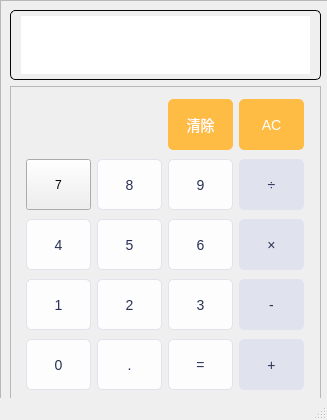
<?xml version="1.0" encoding="UTF-8"?>
<ui version="4.0">
 <class>calcutor</class>
 <widget class="QMainWindow" name="calcutor">
  <property name="geometry">
   <rect>
    <x>0</x>
    <y>0</y>
    <width>327</width>
    <height>420</height>
   </rect>
  </property>
  <property name="minimumSize">
   <size>
    <width>327</width>
    <height>420</height>
   </size>
  </property>
  <property name="maximumSize">
   <size>
    <width>327</width>
    <height>420</height>
   </size>
  </property>
  <property name="windowTitle">
   <string>计算器</string>
  </property>
  <widget class="QWidget" name="centralwidget">
   <widget class="QFrame" name="frame_2">
    <property name="geometry">
     <rect>
      <x>0</x>
      <y>0</y>
      <width>331</width>
      <height>418</height>
     </rect>
    </property>
    <property name="maximumSize">
     <size>
      <width>30000</width>
      <height>16777215</height>
     </size>
    </property>
    <property name="styleSheet">
     <string notr="true"/>
    </property>
    <property name="frameShape">
     <enum>QFrame::StyledPanel</enum>
    </property>
    <property name="frameShadow">
     <enum>QFrame::Raised</enum>
    </property>
    <layout class="QGridLayout" name="gridLayout_2">
     <item row="0" column="0">
      <widget class="QPlainTextEdit" name="plainTextEdit">
       <property name="maximumSize">
        <size>
         <width>16777215</width>
         <height>70</height>
        </size>
       </property>
       <property name="styleSheet">
        <string notr="true"> /* 设置按钮背景颜色 */
    color: rgb(40,49,85); /* 设置文字颜色 */
    border: 1px solid rgb(5,5,5); /* 设置按钮边框 */
    border-radius: 5px; /* 设置按钮圆角 */
    padding: 5px 10px; /* 设置按钮内边距 */
    font-size: 14px; /* 设置文字大小 */</string>
       </property>
      </widget>
     </item>
     <item row="1" column="0">
      <widget class="QFrame" name="frame">
       <property name="minimumSize">
        <size>
         <width>65</width>
         <height>51</height>
        </size>
       </property>
       <property name="styleSheet">
        <string notr="true"/>
       </property>
       <property name="frameShape">
        <enum>QFrame::StyledPanel</enum>
       </property>
       <property name="frameShadow">
        <enum>QFrame::Raised</enum>
       </property>
       <layout class="QGridLayout" name="gridLayout">
        <item row="0" column="0">
         <layout class="QHBoxLayout" name="horizontalLayout">
          <item>
           <widget class="QLabel" name="label">
            <property name="styleSheet">
             <string notr="true">border-image: url(:/mainwindow/image/welcome.jpg);</string>
            </property>
            <property name="text">
             <string/>
            </property>
           </widget>
          </item>
          <item>
           <widget class="QPushButton" name="pushButton_delete">
            <property name="minimumSize">
             <size>
              <width>65</width>
              <height>51</height>
             </size>
            </property>
            <property name="maximumSize">
             <size>
              <width>65</width>
              <height>51</height>
             </size>
            </property>
            <property name="styleSheet">
             <string notr="true">QPushButton {
    background-color: rgb(255,188,68); /* 设置按钮背景颜色 */
    color: white; /* 设置文字颜色 */
    border: 1px solid rgb(255,188,68); /* 设置按钮边框 */
    border-radius: 5px; /* 设置按钮圆角 */
    padding: 5px 10px; /* 设置按钮内边距 */
    font-size: 14px; /* 设置文字大小 */
    
	font: 700 9pt &quot;Microsoft YaHei UI&quot;;
}

QPushButton:hover {
    background-color: rgb(236,179,77); /* 鼠标悬停时的背景颜色 */
}

QPushButton:pressed {
    background-color: rgb(236,179,77); /* 鼠标按下时的背景颜色 */
}</string>
            </property>
            <property name="text">
             <string>清除</string>
            </property>
           </widget>
          </item>
          <item>
           <widget class="QPushButton" name="pushButton_clear">
            <property name="minimumSize">
             <size>
              <width>65</width>
              <height>51</height>
             </size>
            </property>
            <property name="maximumSize">
             <size>
              <width>65</width>
              <height>51</height>
             </size>
            </property>
            <property name="styleSheet">
             <string notr="true">
QPushButton {
    background-color: rgb(255,188,68); /* 设置按钮背景颜色 */
    color: white; /* 设置文字颜色 */
    border: 1px solid rgb(255,188,68); /* 设置按钮边框 */
    border-radius: 5px; /* 设置按钮圆角 */
    padding: 5px 10px; /* 设置按钮内边距 */
    font-size: 14px; /* 设置文字大小 */
    
	font: 700 9pt &quot;Microsoft YaHei UI&quot;;
}

QPushButton:hover {
    background-color: rgb(236,179,77); /* 鼠标悬停时的背景颜色 */
}

QPushButton:pressed {
    background-color: rgb(236,179,77); /* 鼠标按下时的背景颜色 */
}</string>
            </property>
            <property name="text">
             <string>AC</string>
            </property>
           </widget>
          </item>
         </layout>
        </item>
        <item row="1" column="0">
         <layout class="QHBoxLayout" name="horizontalLayout_2">
          <item>
           <widget class="QPushButton" name="pushButton_7">
            <property name="minimumSize">
             <size>
              <width>65</width>
              <height>51</height>
             </size>
            </property>
            <property name="maximumSize">
             <size>
              <width>65</width>
              <height>51</height>
             </size>
            </property>
            <property name="styleSheet">
             <string notr="true">fQPushButton {
    background-color: rgb(253,253,253); /* 设置按钮背景颜色 */
    color: rgb(40,49,85); /* 设置文字颜色 */
    border: 1px solid rgb(224,226,237); /* 设置按钮边框 */
    border-radius: 5px; /* 设置按钮圆角 */
    padding: 5px 10px; /* 设置按钮内边距 */
    font-size: 14px; /* 设置文字大小 */
    
	font: 700 9pt &quot;Microsoft YaHei UI&quot;;
}

QPushButton:hover {
    background-color: rgb(223,224,229); /* 鼠标悬停时的背景颜色 */
}

QPushButton:pressed {
    background-color: rgb(223,224,229); /* 鼠标按下时的背景颜色 */
}</string>
            </property>
            <property name="text">
             <string>7</string>
            </property>
           </widget>
          </item>
          <item>
           <widget class="QPushButton" name="pushButton_8">
            <property name="minimumSize">
             <size>
              <width>65</width>
              <height>51</height>
             </size>
            </property>
            <property name="maximumSize">
             <size>
              <width>65</width>
              <height>51</height>
             </size>
            </property>
            <property name="styleSheet">
             <string notr="true">QPushButton {
    background-color: rgb(253,253,253); /* 设置按钮背景颜色 */
    color: rgb(40,49,85); /* 设置文字颜色 */
    border: 1px solid rgb(224,226,237); /* 设置按钮边框 */
    border-radius: 5px; /* 设置按钮圆角 */
    padding: 5px 10px; /* 设置按钮内边距 */
    font-size: 14px; /* 设置文字大小 */
    
	font: 700 9pt &quot;Microsoft YaHei UI&quot;;
}

QPushButton:hover {
    background-color: rgb(223,224,229); /* 鼠标悬停时的背景颜色 */
}

QPushButton:pressed {
    background-color: rgb(223,224,229); /* 鼠标按下时的背景颜色 */
}</string>
            </property>
            <property name="text">
             <string>8</string>
            </property>
           </widget>
          </item>
          <item>
           <widget class="QPushButton" name="pushButton_9">
            <property name="minimumSize">
             <size>
              <width>65</width>
              <height>51</height>
             </size>
            </property>
            <property name="maximumSize">
             <size>
              <width>65</width>
              <height>51</height>
             </size>
            </property>
            <property name="styleSheet">
             <string notr="true">QPushButton {
    background-color: rgb(253,253,253); /* 设置按钮背景颜色 */
    color: rgb(40,49,85); /* 设置文字颜色 */
    border: 1px solid rgb(224,226,237); /* 设置按钮边框 */
    border-radius: 5px; /* 设置按钮圆角 */
    padding: 5px 10px; /* 设置按钮内边距 */
    font-size: 14px; /* 设置文字大小 */
    
	font: 700 9pt &quot;Microsoft YaHei UI&quot;;
}

QPushButton:hover {
    background-color: rgb(223,224,229); /* 鼠标悬停时的背景颜色 */
}

QPushButton:pressed {
    background-color: rgb(223,224,229); /* 鼠标按下时的背景颜色 */
}</string>
            </property>
            <property name="text">
             <string>9</string>
            </property>
           </widget>
          </item>
          <item>
           <widget class="QPushButton" name="pushButton_divide">
            <property name="minimumSize">
             <size>
              <width>65</width>
              <height>51</height>
             </size>
            </property>
            <property name="maximumSize">
             <size>
              <width>65</width>
              <height>51</height>
             </size>
            </property>
            <property name="styleSheet">
             <string notr="true">QPushButton {
    background-color: rgb(224,226,237); /* 设置按钮背景颜色 */
    color: rgb(40,49,85); /* 设置文字颜色 */
    border: 1px solid rgb(224,226,237); /* 设置按钮边框 */
    border-radius: 5px; /* 设置按钮圆角 */
    padding: 5px 10px; /* 设置按钮内边距 */
    font-size: 14px; /* 设置文字大小 */
    
	font: 700 9pt &quot;Microsoft YaHei UI&quot;;
}

QPushButton:hover {
    background-color: rgb(207,210,224); /* 鼠标悬停时的背景颜色 */
}

QPushButton:pressed {
    background-color: rgb(207,210,224); /* 鼠标按下时的背景颜色 */
}</string>
            </property>
            <property name="text">
             <string>÷</string>
            </property>
           </widget>
          </item>
         </layout>
        </item>
        <item row="2" column="0">
         <layout class="QHBoxLayout" name="horizontalLayout_5">
          <item>
           <widget class="QPushButton" name="pushButton_4">
            <property name="minimumSize">
             <size>
              <width>65</width>
              <height>51</height>
             </size>
            </property>
            <property name="maximumSize">
             <size>
              <width>65</width>
              <height>51</height>
             </size>
            </property>
            <property name="styleSheet">
             <string notr="true">QPushButton {
    background-color: rgb(253,253,253); /* 设置按钮背景颜色 */
    color: rgb(40,49,85); /* 设置文字颜色 */
    border: 1px solid rgb(224,226,237); /* 设置按钮边框 */
    border-radius: 5px; /* 设置按钮圆角 */
    padding: 5px 10px; /* 设置按钮内边距 */
    font-size: 14px; /* 设置文字大小 */
    
	font: 700 9pt &quot;Microsoft YaHei UI&quot;;
}

QPushButton:hover {
    background-color: rgb(223,224,229); /* 鼠标悬停时的背景颜色 */
}

QPushButton:pressed {
    background-color: rgb(223,224,229); /* 鼠标按下时的背景颜色 */
}</string>
            </property>
            <property name="text">
             <string>4</string>
            </property>
           </widget>
          </item>
          <item>
           <widget class="QPushButton" name="pushButton_5">
            <property name="minimumSize">
             <size>
              <width>65</width>
              <height>51</height>
             </size>
            </property>
            <property name="maximumSize">
             <size>
              <width>65</width>
              <height>51</height>
             </size>
            </property>
            <property name="styleSheet">
             <string notr="true">QPushButton {
    background-color: rgb(253,253,253); /* 设置按钮背景颜色 */
    color: rgb(40,49,85); /* 设置文字颜色 */
    border: 1px solid rgb(224,226,237); /* 设置按钮边框 */
    border-radius: 5px; /* 设置按钮圆角 */
    padding: 5px 10px; /* 设置按钮内边距 */
    font-size: 14px; /* 设置文字大小 */
    
	font: 700 9pt &quot;Microsoft YaHei UI&quot;;
}

QPushButton:hover {
    background-color: rgb(223,224,229); /* 鼠标悬停时的背景颜色 */
}

QPushButton:pressed {
    background-color: rgb(223,224,229); /* 鼠标按下时的背景颜色 */
}</string>
            </property>
            <property name="text">
             <string>5</string>
            </property>
           </widget>
          </item>
          <item>
           <widget class="QPushButton" name="pushButton_6">
            <property name="minimumSize">
             <size>
              <width>65</width>
              <height>51</height>
             </size>
            </property>
            <property name="maximumSize">
             <size>
              <width>65</width>
              <height>51</height>
             </size>
            </property>
            <property name="styleSheet">
             <string notr="true">QPushButton {
    background-color: rgb(253,253,253); /* 设置按钮背景颜色 */
    color: rgb(40,49,85); /* 设置文字颜色 */
    border: 1px solid rgb(224,226,237); /* 设置按钮边框 */
    border-radius: 5px; /* 设置按钮圆角 */
    padding: 5px 10px; /* 设置按钮内边距 */
    font-size: 14px; /* 设置文字大小 */
    
	font: 700 9pt &quot;Microsoft YaHei UI&quot;;
}

QPushButton:hover {
    background-color: rgb(223,224,229); /* 鼠标悬停时的背景颜色 */
}

QPushButton:pressed {
    background-color: rgb(223,224,229); /* 鼠标按下时的背景颜色 */
}</string>
            </property>
            <property name="text">
             <string>6</string>
            </property>
           </widget>
          </item>
          <item>
           <widget class="QPushButton" name="pushButton_by">
            <property name="minimumSize">
             <size>
              <width>65</width>
              <height>51</height>
             </size>
            </property>
            <property name="maximumSize">
             <size>
              <width>65</width>
              <height>51</height>
             </size>
            </property>
            <property name="styleSheet">
             <string notr="true">QPushButton {
    background-color: rgb(224,226,237); /* 设置按钮背景颜色 */
    color: rgb(40,49,85); /* 设置文字颜色 */
    border: 1px solid rgb(224,226,237); /* 设置按钮边框 */
    border-radius: 5px; /* 设置按钮圆角 */
    padding: 5px 10px; /* 设置按钮内边距 */
    font-size: 14px; /* 设置文字大小 */
    
	font: 700 9pt &quot;Microsoft YaHei UI&quot;;
}

QPushButton:hover {
    background-color: rgb(207,210,224); /* 鼠标悬停时的背景颜色 */
}

QPushButton:pressed {
    background-color: rgb(207,210,224); /* 鼠标按下时的背景颜色 */
}</string>
            </property>
            <property name="text">
             <string>×</string>
            </property>
           </widget>
          </item>
         </layout>
        </item>
        <item row="3" column="0">
         <layout class="QHBoxLayout" name="horizontalLayout_6">
          <item>
           <widget class="QPushButton" name="pushButton_1">
            <property name="minimumSize">
             <size>
              <width>65</width>
              <height>51</height>
             </size>
            </property>
            <property name="maximumSize">
             <size>
              <width>65</width>
              <height>51</height>
             </size>
            </property>
            <property name="styleSheet">
             <string notr="true">QPushButton {
    background-color: rgb(253,253,253); /* 设置按钮背景颜色 */
    color: rgb(40,49,85); /* 设置文字颜色 */
    border: 1px solid rgb(224,226,237); /* 设置按钮边框 */
    border-radius: 5px; /* 设置按钮圆角 */
    padding: 5px 10px; /* 设置按钮内边距 */
    font-size: 14px; /* 设置文字大小 */
    
	font: 700 9pt &quot;Microsoft YaHei UI&quot;;
}

QPushButton:hover {
    background-color: rgb(223,224,229); /* 鼠标悬停时的背景颜色 */
}

QPushButton:pressed {
    background-color: rgb(223,224,229); /* 鼠标按下时的背景颜色 */
}</string>
            </property>
            <property name="text">
             <string>1</string>
            </property>
           </widget>
          </item>
          <item>
           <widget class="QPushButton" name="pushButton_2">
            <property name="minimumSize">
             <size>
              <width>65</width>
              <height>51</height>
             </size>
            </property>
            <property name="maximumSize">
             <size>
              <width>65</width>
              <height>51</height>
             </size>
            </property>
            <property name="styleSheet">
             <string notr="true">QPushButton {
    background-color: rgb(253,253,253); /* 设置按钮背景颜色 */
    color: rgb(40,49,85); /* 设置文字颜色 */
    border: 1px solid rgb(224,226,237); /* 设置按钮边框 */
    border-radius: 5px; /* 设置按钮圆角 */
    padding: 5px 10px; /* 设置按钮内边距 */
    font-size: 14px; /* 设置文字大小 */
    
	font: 700 9pt &quot;Microsoft YaHei UI&quot;;
}

QPushButton:hover {
    background-color: rgb(223,224,229); /* 鼠标悬停时的背景颜色 */
}

QPushButton:pressed {
    background-color: rgb(223,224,229); /* 鼠标按下时的背景颜色 */
}</string>
            </property>
            <property name="text">
             <string>2</string>
            </property>
           </widget>
          </item>
          <item>
           <widget class="QPushButton" name="pushButton_3">
            <property name="minimumSize">
             <size>
              <width>65</width>
              <height>51</height>
             </size>
            </property>
            <property name="maximumSize">
             <size>
              <width>65</width>
              <height>51</height>
             </size>
            </property>
            <property name="styleSheet">
             <string notr="true">QPushButton {
    background-color: rgb(253,253,253); /* 设置按钮背景颜色 */
    color: rgb(40,49,85); /* 设置文字颜色 */
    border: 1px solid rgb(224,226,237); /* 设置按钮边框 */
    border-radius: 5px; /* 设置按钮圆角 */
    padding: 5px 10px; /* 设置按钮内边距 */
    font-size: 14px; /* 设置文字大小 */
    
	font: 700 9pt &quot;Microsoft YaHei UI&quot;;
}

QPushButton:hover {
    background-color: rgb(223,224,229); /* 鼠标悬停时的背景颜色 */
}

QPushButton:pressed {
    background-color: rgb(223,224,229); /* 鼠标按下时的背景颜色 */
}</string>
            </property>
            <property name="text">
             <string>3</string>
            </property>
           </widget>
          </item>
          <item>
           <widget class="QPushButton" name="pushButton_minus">
            <property name="minimumSize">
             <size>
              <width>65</width>
              <height>51</height>
             </size>
            </property>
            <property name="maximumSize">
             <size>
              <width>65</width>
              <height>51</height>
             </size>
            </property>
            <property name="styleSheet">
             <string notr="true">QPushButton {
    background-color: rgb(224,226,237); /* 设置按钮背景颜色 */
    color: rgb(40,49,85); /* 设置文字颜色 */
    border: 1px solid rgb(224,226,237); /* 设置按钮边框 */
    border-radius: 5px; /* 设置按钮圆角 */
    padding: 5px 10px; /* 设置按钮内边距 */
    font-size: 14px; /* 设置文字大小 */
    
	font: 700 9pt &quot;Microsoft YaHei UI&quot;;
}

QPushButton:hover {
    background-color: rgb(207,210,224); /* 鼠标悬停时的背景颜色 */
}

QPushButton:pressed {
    background-color: rgb(207,210,224); /* 鼠标按下时的背景颜色 */
}</string>
            </property>
            <property name="text">
             <string>-</string>
            </property>
           </widget>
          </item>
         </layout>
        </item>
        <item row="4" column="0">
         <layout class="QHBoxLayout" name="horizontalLayout_7">
          <item>
           <widget class="QPushButton" name="pushButton_0">
            <property name="minimumSize">
             <size>
              <width>65</width>
              <height>51</height>
             </size>
            </property>
            <property name="maximumSize">
             <size>
              <width>65</width>
              <height>51</height>
             </size>
            </property>
            <property name="styleSheet">
             <string notr="true">QPushButton {
    background-color: rgb(253,253,253); /* 设置按钮背景颜色 */
    color: rgb(40,49,85); /* 设置文字颜色 */
    border: 1px solid rgb(224,226,237); /* 设置按钮边框 */
    border-radius: 5px; /* 设置按钮圆角 */
    padding: 5px 10px; /* 设置按钮内边距 */
    font-size: 14px; /* 设置文字大小 */
    
	font: 700 9pt &quot;Microsoft YaHei UI&quot;;
}

QPushButton:hover {
    background-color: rgb(223,224,229); /* 鼠标悬停时的背景颜色 */
}

QPushButton:pressed {
    background-color: rgb(223,224,229); /* 鼠标按下时的背景颜色 */
}</string>
            </property>
            <property name="text">
             <string>0</string>
            </property>
           </widget>
          </item>
          <item>
           <widget class="QPushButton" name="pushButton_decPoint">
            <property name="minimumSize">
             <size>
              <width>65</width>
              <height>51</height>
             </size>
            </property>
            <property name="maximumSize">
             <size>
              <width>65</width>
              <height>51</height>
             </size>
            </property>
            <property name="styleSheet">
             <string notr="true">QPushButton {
    background-color: rgb(253,253,253); /* 设置按钮背景颜色 */
    color: rgb(40,49,85); /* 设置文字颜色 */
    border: 1px solid rgb(224,226,237); /* 设置按钮边框 */
    border-radius: 5px; /* 设置按钮圆角 */
    padding: 5px 10px; /* 设置按钮内边距 */
    font-size: 14px; /* 设置文字大小 */
    
	font: 700 9pt &quot;Microsoft YaHei UI&quot;;
}

QPushButton:hover {
    background-color: rgb(223,224,229); /* 鼠标悬停时的背景颜色 */
}

QPushButton:pressed {
    background-color: rgb(223,224,229); /* 鼠标按下时的背景颜色 */
}</string>
            </property>
            <property name="text">
             <string>.</string>
            </property>
           </widget>
          </item>
          <item>
           <widget class="QPushButton" name="pushButton_equal">
            <property name="minimumSize">
             <size>
              <width>65</width>
              <height>51</height>
             </size>
            </property>
            <property name="maximumSize">
             <size>
              <width>65</width>
              <height>51</height>
             </size>
            </property>
            <property name="styleSheet">
             <string notr="true">QPushButton {
    background-color: rgb(253,253,253); /* 设置按钮背景颜色 */
    color: rgb(40,49,85); /* 设置文字颜色 */
    border: 1px solid rgb(224,226,237); /* 设置按钮边框 */
    border-radius: 5px; /* 设置按钮圆角 */
    padding: 5px 10px; /* 设置按钮内边距 */
    font-size: 14px; /* 设置文字大小 */
    
	font: 700 9pt &quot;Microsoft YaHei UI&quot;;
}

QPushButton:hover {
    background-color: rgb(223,224,229); /* 鼠标悬停时的背景颜色 */
}

QPushButton:pressed {
    background-color: rgb(223,224,229); /* 鼠标按下时的背景颜色 */
}</string>
            </property>
            <property name="text">
             <string>=</string>
            </property>
           </widget>
          </item>
          <item>
           <widget class="QPushButton" name="pushButton_plus">
            <property name="minimumSize">
             <size>
              <width>65</width>
              <height>51</height>
             </size>
            </property>
            <property name="maximumSize">
             <size>
              <width>65</width>
              <height>51</height>
             </size>
            </property>
            <property name="styleSheet">
             <string notr="true">
QPushButton {
    background-color: rgb(224,226,237); /* 设置按钮背景颜色 */
    color: rgb(40,49,85); /* 设置文字颜色 */
    border: 1px solid rgb(224,226,237); /* 设置按钮边框 */
    border-radius: 5px; /* 设置按钮圆角 */
    padding: 5px 10px; /* 设置按钮内边距 */
    font-size: 14px; /* 设置文字大小 */
    
	font: 700 9pt &quot;Microsoft YaHei UI&quot;;
}

QPushButton:hover {
    background-color: rgb(207,210,224); /* 鼠标悬停时的背景颜色 */
}

QPushButton:pressed {
    background-color: rgb(207,210,224); /* 鼠标按下时的背景颜色 */
}</string>
            </property>
            <property name="text">
             <string>+</string>
            </property>
           </widget>
          </item>
         </layout>
        </item>
       </layout>
      </widget>
     </item>
    </layout>
   </widget>
  </widget>
  <widget class="QStatusBar" name="statusbar"/>
 </widget>
 <resources/>
 <connections/>
</ui>
